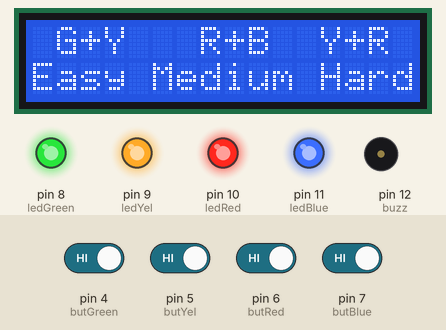
Recording of a program running on a simulated Arduino Uno, built with avr-gcc and run on an emulated ATmega328P. Shown: 16×2 character LCD, output pins drawn as LEDs (lit = HIGH), buzzer (waves = sounding). Dashed ring = blinking. Inputs (shaded band) come from the test bench; at power-on: pin 4 (butGreen), pin 5 (butYel), pin 6 (butRed), pin 7 (butBlue) HIGH. Random numbers use the default seed unless the program sets one; pins used as bus, display or sensor lines are not drawn.

Above: at 4.6 s.
4.7 s: pin 4 (butGreen) driven LOW and pin 5 (butYel) driven LOW
At 6.0 s:
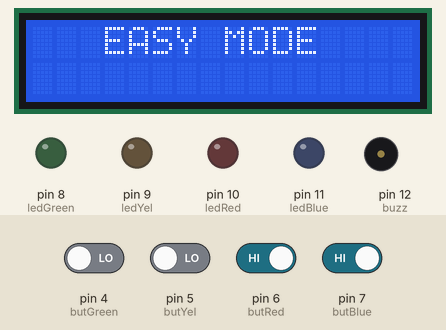
6.6 s: pin 4 (butGreen) driven HIGH
At 7.61 s:
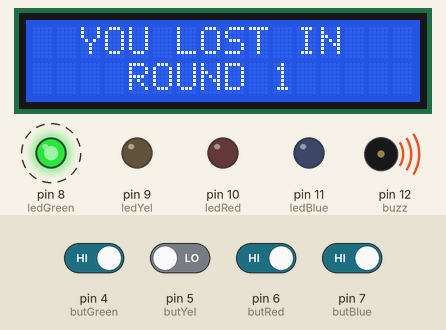
9.1 s: pin 4 (butGreen) driven LOW
At 10.99 s:
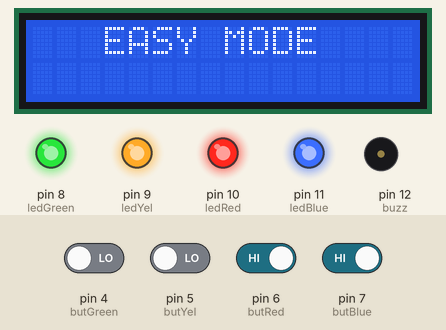
12.1 s: pin 4 (butGreen) driven HIGH and pin 5 (butYel) driven HIGH and pin 6 (butRed) driven LOW and pin 7 (butBlue) driven LOW
At 14.7 s:
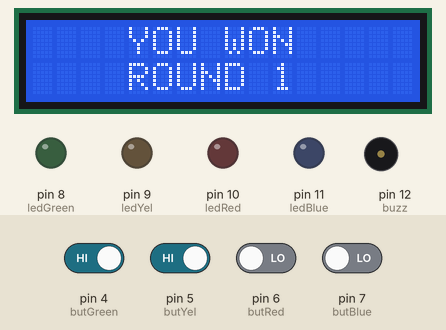
15.1 s: pin 5 (butYel) driven LOW
At 16.63 s:
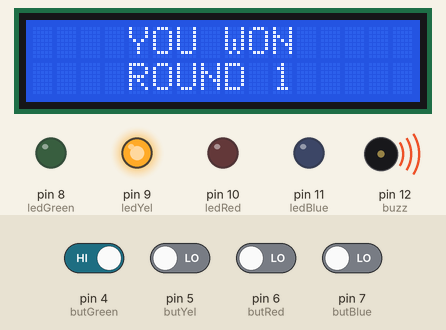
18.1 s: pin 7 (butBlue) driven HIGH
At 21.3 s:
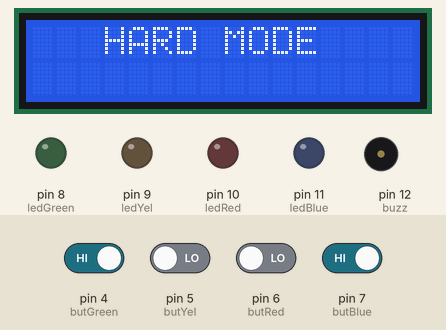
Timing chart, 0 to 29.0 s (numbered marks = the images above; inputs shaded):
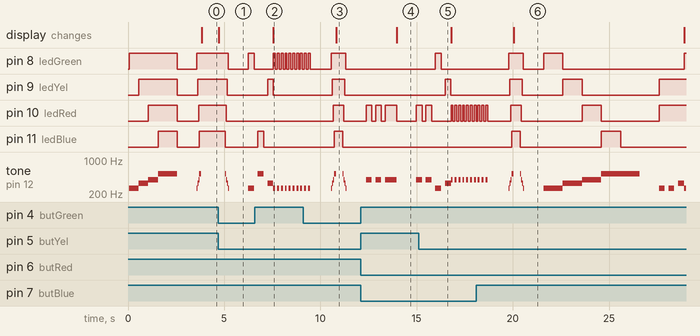

The program:

main.cpp
```cpp
#include <Arduino.h>
#include <Wire.h>
#include <LiquidCrystal.h>

const int buzz = 12;
const int backlight = 2;

const float freqGreen = 261.626;
const float freqYel = 329.628;
const float freqRed = 391.995;
const float freqBlue = 523.251;

const int ledGreen = 8;
const int ledYel = 9;
const int ledRed = 10;
const int ledBlue = 11;

const int butGreen = 4;
const int butYel = 5;
const int butRed = 6;
const int butBlue = 7;

int butGreenStatus;
int butYelStatus;
int butRedStatus;
int butBlueStatus;

int userLights[32];
int randLights[32];
int count = 2;

boolean randSequence = false;
boolean onlySound = false;
boolean win = true;

String mode;
const int SPEED = 300;

LiquidCrystal lcd(3, A1, A2, A3, A4, A5);

void tone(int ledPin) {
    switch(ledPin) {
        case 8:
            tone(buzz, freqGreen);
            break;
        case 9:
            tone(buzz, freqYel);
            break;
        case 10:
            tone(buzz, freqRed);
            break;
        case 11:
            tone(buzz, freqBlue);
            break;
    }
}

void startGame() {
    for(int i=8; i<13; i++) {
        digitalWrite(i, HIGH);
        tone(i);
        delay(50);
    }
    noTone(buzz);

    lcd.clear();
    lcd.print(" G+Y   R+B  Y+R ");
    lcd.setCursor(0, 1);
    lcd.print("Easy Medium Hard");

    do {
        butGreenStatus = digitalRead(butGreen);
        butYelStatus = digitalRead(butYel);
        butRedStatus = digitalRead(butRed);
        butBlueStatus = digitalRead(butBlue);

        if (butGreenStatus == 0 && butYelStatus == 0) {
            mode = "EASY";
            randLights[0] = random(8, 12);
        } else if (butRedStatus == 0 && butBlueStatus == 0) {
            randSequence = true;
            mode = "MEDIUM";
        } else if(butYelStatus == 0 && butRedStatus == 00) {
            onlySound = true;
            mode = "HARD";
            randLights[0] = random(8, 12);
        }
    } while((butGreenStatus == 1 || butYelStatus == 1) && (butRedStatus == 1 || butBlueStatus == 1) && (butYelStatus == 1 || butRedStatus == 1));

    lcd.clear();
    lcd.print("   " + mode + " MODE  ");

    delay(300);
    for(int i=12; i>7; i--) {
        digitalWrite(i, LOW);
        tone(i);
        delay(50);
    }
    noTone(buzz);
    delay(1000);

    if(onlySound) {
        for(int i=8; i<13; i++) {
            digitalWrite(i, HIGH);
            tone(i);
            delay(1000);
            digitalWrite(i, LOW);
        }
        noTone(buzz);
        delay(1000);
    }
}

void end(int correctPin) {
    onlySound = false;
    randSequence = false;

    lcd.clear();
    lcd.print("  YOU LOST IN   ");
    lcd.setCursor(0, 1);
    lcd.print("    ROUND " + String(count-1) + "     ");

    count = 2;

    for(int i=0; i<10; i++) {
        tone(correctPin);
        if(!onlySound) digitalWrite(correctPin, HIGH);
        delay(100);
        if(!onlySound) digitalWrite(correctPin, LOW);
        noTone(buzz);
        delay(100);
    }

    delay(1000);
    startGame();
}
void next() {
    lcd.clear();

    if(count >= 31) {
        lcd.print("    You beat    ");
        lcd.setCursor(0, 1);
        lcd.print(mode + " MODE!");

        delay(5000);
        startGame();
    } else {
        lcd.print("    YOU WON     ");
        lcd.setCursor(0, 1);
        lcd.print("    ROUND " + String(count-1) + "     ");

        count++;
        delay(1000);
    }

}

void setup() {
    lcd.begin(16, 2);
    lcd.clear();
    lcd.setBacklightPin(backlight, POSITIVE);
    lcd.backlight();
    lcd.display();

    randomSeed(analogRead(A0));

    pinMode(buzz, OUTPUT);

    pinMode(ledGreen, OUTPUT);
    pinMode(ledYel, OUTPUT);
    pinMode(ledRed, OUTPUT);
    pinMode(ledBlue, OUTPUT);

    pinMode(butGreen, INPUT_PULLUP);
    pinMode(butYel, INPUT_PULLUP);
    pinMode(butRed, INPUT_PULLUP);
    pinMode(butBlue, INPUT_PULLUP);

    for(int i=8; i<13; i++) {
        tone(i);
        digitalWrite(i, HIGH);
        delay(500);
    }
    noTone(buzz);
    for(int i=8; i<13; i++) digitalWrite(i, LOW);

    delay(1000);
    startGame();
}

void loop() {
    if(!randSequence) randLights[count-1] = random(8, 12);
    for(int i=0; i<count; i++) {
        if(randSequence) randLights[i] = random(8, 12);

        tone(randLights[i]);
        if(!onlySound) digitalWrite(randLights[i], HIGH);
        delay(SPEED);
        noTone(buzz);
        if(!onlySound) digitalWrite(randLights[i], LOW);
        delay(200);
    }

    for(int i=0; i<count; i++) {
        do {
            butGreenStatus = digitalRead(butGreen);
            butYelStatus = digitalRead(butYel);
            butRedStatus = digitalRead(butRed);
            butBlueStatus = digitalRead(butBlue);

            if (butGreenStatus == 0) userLights[i] = ledGreen;
            else if (butYelStatus == 0) userLights[i] = ledYel;
            else if (butRedStatus == 0) userLights[i] = ledRed;
            else if (butBlueStatus == 0) userLights[i] = ledBlue;

        } while (butGreenStatus == 1 && butYelStatus == 1 && butRedStatus == 1 && butBlueStatus == 1);

        tone(userLights[i]);
        if(!onlySound) digitalWrite(userLights[i], HIGH);
        delay(SPEED);
        noTone(buzz);
        if(!onlySound) digitalWrite(userLights[i], LOW);

        if (userLights[i] != randLights[i]) {
            end(randLights[i]);
            win = false;
            if(onlySound) {
                digitalWrite(ledYel, HIGH);
                digitalWrite(ledRed, HIGH);
            }
            return;
        } else win = true;
    }

    if(win) next();
}
```

Measured:
- after the input at 4.7 s, pin 8 (ledGreen): HIGH → LOW after 0.50 s, → HIGH 1.1 s later, → LOW 0.30 s later; pin 9 (ledYel): HIGH → LOW after 0.45 s
- after the input at 6.6 s, pin 9 (ledYel): LOW → HIGH after 0.65 s, → LOW 0.30 s later
- after the input at 15.1 s, pin 9 (ledYel): LOW → HIGH after 1.4 s, → LOW 0.30 s later
